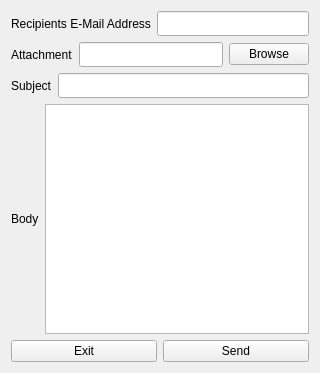
<?xml version="1.0" encoding="UTF-8"?>
<ui version="4.0">
 <class>smtp</class>
 <widget class="QWidget" name="smtp">
  <property name="geometry">
   <rect>
    <x>0</x>
    <y>0</y>
    <width>320</width>
    <height>373</height>
   </rect>
  </property>
  <property name="windowTitle">
   <string>Form</string>
  </property>
  <layout class="QGridLayout" name="gridLayout">
   <item row="0" column="0">
    <layout class="QHBoxLayout" name="horizontalLayout_3">
     <item>
      <widget class="QLabel" name="label_3">
       <property name="text">
        <string>Recipients E-Mail Address</string>
       </property>
      </widget>
     </item>
     <item>
      <widget class="QLineEdit" name="editReciepient">
       <property name="font">
        <font>
         <family>Calibri</family>
         <pointsize>10</pointsize>
        </font>
       </property>
       <property name="text">
        <string/>
       </property>
      </widget>
     </item>
    </layout>
   </item>
   <item row="1" column="0">
    <layout class="QHBoxLayout" name="horizontalLayout">
     <item>
      <widget class="QLabel" name="label_4">
       <property name="text">
        <string>Attachment</string>
       </property>
      </widget>
     </item>
     <item>
      <widget class="QLineEdit" name="editAtttach">
       <property name="font">
        <font>
         <family>Calibri</family>
         <pointsize>10</pointsize>
        </font>
       </property>
       <property name="text">
        <string/>
       </property>
      </widget>
     </item>
     <item>
      <widget class="QPushButton" name="btnAttach">
       <property name="text">
        <string>Browse</string>
       </property>
      </widget>
     </item>
    </layout>
   </item>
   <item row="2" column="0">
    <layout class="QHBoxLayout" name="horizontalLayout_2">
     <item>
      <widget class="QLabel" name="label_5">
       <property name="text">
        <string>Subject</string>
       </property>
      </widget>
     </item>
     <item>
      <widget class="QLineEdit" name="editSubject">
       <property name="font">
        <font>
         <family>Calibri</family>
         <pointsize>10</pointsize>
        </font>
       </property>
       <property name="text">
        <string/>
       </property>
      </widget>
     </item>
    </layout>
   </item>
   <item row="3" column="0">
    <layout class="QHBoxLayout" name="horizontalLayout_4">
     <item>
      <widget class="QLabel" name="label_6">
       <property name="text">
        <string>Body</string>
       </property>
      </widget>
     </item>
     <item>
      <widget class="QPlainTextEdit" name="textBody">
       <property name="font">
        <font>
         <family>Calibri</family>
         <pointsize>10</pointsize>
        </font>
       </property>
      </widget>
     </item>
    </layout>
   </item>
   <item row="4" column="0">
    <layout class="QHBoxLayout" name="horizontalLayout_5">
     <item>
      <widget class="QPushButton" name="btnExit">
       <property name="text">
        <string>Exit</string>
       </property>
      </widget>
     </item>
     <item>
      <widget class="QPushButton" name="btnSend">
       <property name="text">
        <string>Send</string>
       </property>
      </widget>
     </item>
    </layout>
   </item>
  </layout>
 </widget>
 <resources/>
 <connections/>
</ui>
